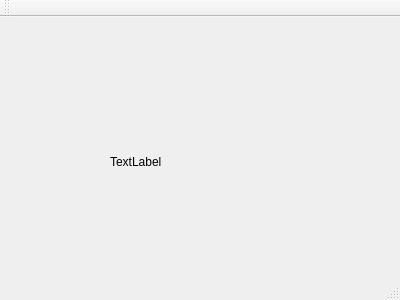
<?xml version="1.0" encoding="UTF-8"?>
<ui version="4.0">
 <class>TestPixmap</class>
 <widget class="QMainWindow" name="TestPixmap">
  <property name="geometry">
   <rect>
    <x>0</x>
    <y>0</y>
    <width>400</width>
    <height>300</height>
   </rect>
  </property>
  <property name="windowTitle">
   <string>TestPixmap</string>
  </property>
  <widget class="QWidget" name="centralWidget">
   <widget class="QLabel" name="label">
    <property name="geometry">
     <rect>
      <x>110</x>
      <y>90</y>
      <width>121</width>
      <height>110</height>
     </rect>
    </property>
    <property name="text">
     <string>TextLabel</string>
    </property>
   </widget>
  </widget>
  <widget class="QMenuBar" name="menuBar">
   <property name="geometry">
    <rect>
     <x>0</x>
     <y>0</y>
     <width>400</width>
     <height>23</height>
    </rect>
   </property>
  </widget>
  <widget class="QToolBar" name="mainToolBar">
   <attribute name="toolBarArea">
    <enum>TopToolBarArea</enum>
   </attribute>
   <attribute name="toolBarBreak">
    <bool>false</bool>
   </attribute>
  </widget>
  <widget class="QStatusBar" name="statusBar"/>
 </widget>
 <layoutdefault spacing="6" margin="11"/>
 <resources/>
 <connections/>
</ui>
